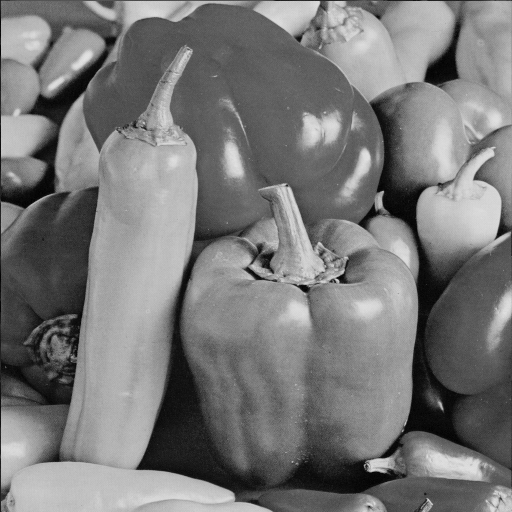
%> input picture img/peppers_gray.png, 512 x 512 px
$ octave rotate_corollary2.m   (GNU Octave 9; MATLAB toolbox functions it lacks are replaced by stand-ins)
%> lines starting %> are read from the running program, lines starting %| are printed output that depends on the picture
### utils/gaussianFilter.m
function gaussian_filter = gaussianFilter(kernel_size, sigma)
    if mod(kernel_size, 2) == 0
        kernel_halfwidth = kernel_size / 2;
    else
        kernel_halfwidth = (kernel_size - 1) / 2;
    end

    [Y,X] = meshgrid(-kernel_halfwidth:kernel_halfwidth, -kernel_halfwidth:kernel_halfwidth);
    filter = exp(-(X.^2 + Y.^2)/(2 * sigma^2));
    gaussian_filter = filter / sum(sum(filter));
end

### image_rotation/rotate_corollary2.m
clc;
clear;
close all;

noise_mean = 0;
noise_variance = 0.04;
sigma = 0.4;
mu = 0.4;
gamma = 0.5;
kappa = 0.3;
angle_degrees = 20;

img = imread("peppers_gray.png");
%> img is the input picture: size 512x512 uint8; min 0, max 228, mean 120.2
img = im2double(img);
%> img: size 512x512 double
% add noise to the image
noisy_img = imnoise(img, 'gaussian', noise_mean, noise_variance);
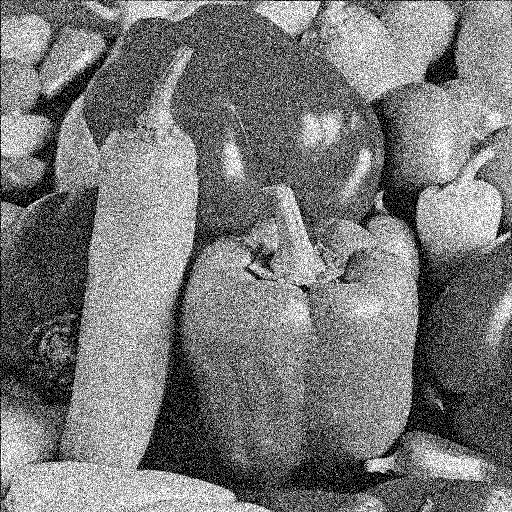
%> noisy_img: size 512x512 double; min 0, max 1, mean 0.475

h = size(noisy_img, 1);
%> h = 512
w = size(noisy_img, 2);
%> w = 512

% Calculate padding required
max_disp = ceil(sqrt(size(noisy_img,1)^2 + size(noisy_img,2)^2) - max(size(noisy_img)));
%> max_disp = 213
img_padded = padarray(noisy_img, [max_disp max_disp]);
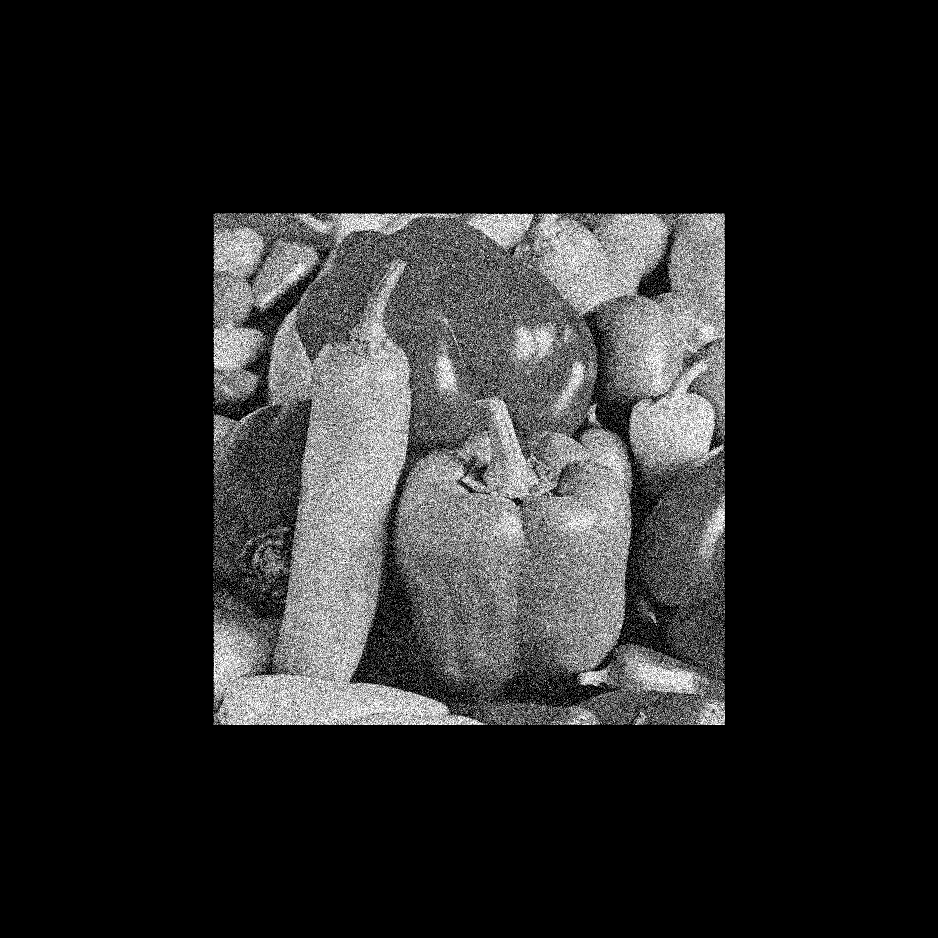
%> img_padded: size 938x938 double; min 0, max 1, mean 0.141

% Update maps for the padded image
[mapx, mapy] = getXYMaps(img_padded, angle_degrees);
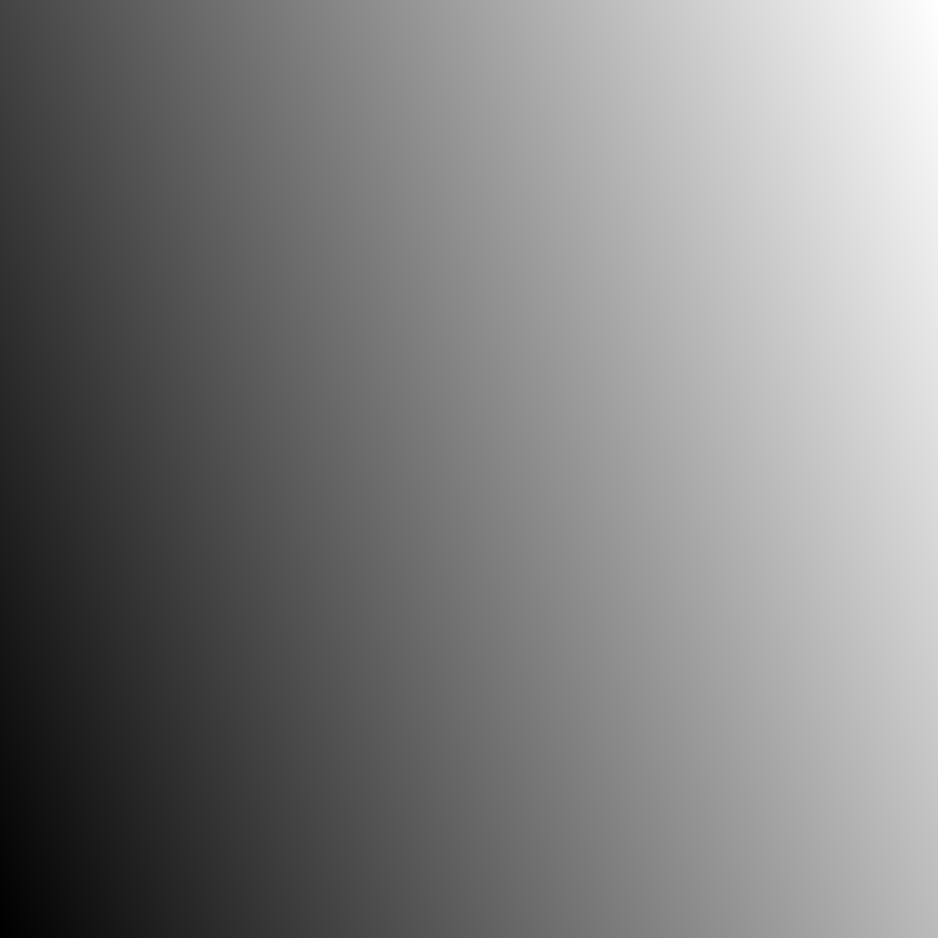
%> mapx: size 938x938 double; min -131.2, max 1069.8, mean 469.3; drawn with min black and max white
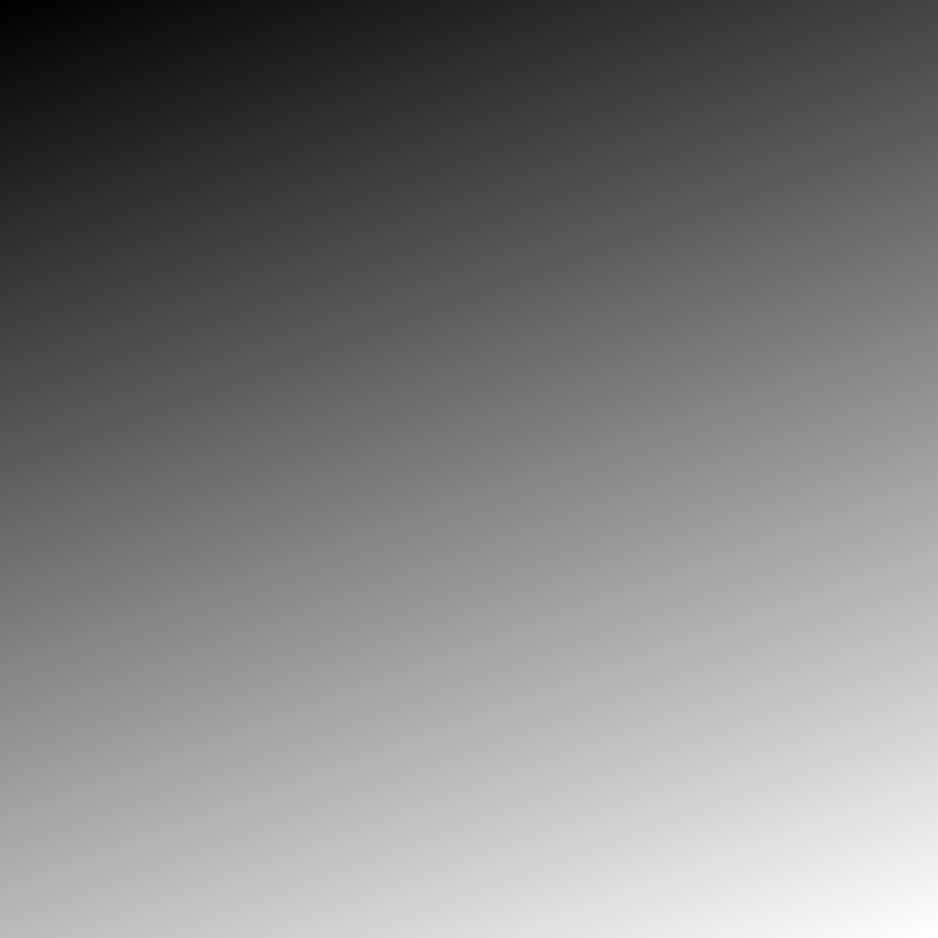
%> mapy: size 938x938 double; min -130.8, max 1070.1, mean 469.6; drawn with min black and max white

mapx = mapx(max_disp + 1 : max_disp + h, max_disp + 1 : max_disp + w);
%> mapx: size 512x512 double
mapy = mapy(max_disp + 1 : max_disp + h, max_disp + 1 : max_disp + w);
%> mapy: size 512x512 double

p_h = 10;
p_w = 10;

seq_out = zeros(h, w);
graph_output = zeros(h, w);

% generate gaussian kernel for psi
kernel_halfwidth = 1;
kernel_size = 2 * kernel_halfwidth + 1;
g = gaussianFilter(kernel_size, sigma);
%> the run ends on the next line

for row = 1:h/p_h
    % find the vertical coordinates of the patch
    psv = (row - 1) * p_h + 1;
    pev = row * p_h;
    for col = 1:w/p_w
        % find the end coordinates of the patch
        psh = (col - 1) * p_w + 1;
        peh = col * p_w;

        p_mapx = mapx(psv: pev, psh: peh);
        p_mapy = mapy(psv: pev, psh: peh);

        x_min = floor(min(p_mapx(:)));
        y_min = floor(min(p_mapy(:)));

        x_max = ceil(max(p_mapx(:)));
        y_max = ceil(max(p_mapy(:)));

        img_patch = img_padded(y_min:y_max, x_min:x_max);
        ip_h = size(img_patch, 1);
        ip_w = size(img_patch, 2);

        % construct theta
        theta = zeros(p_h*p_w, ip_h*ip_w);

        for i=1:p_h
            for j=1:p_w
                theta_r = (i-1)*p_w + j;

                x = p_mapx(j,i) + 1 - x_min;
                y = p_mapy(j,i) + 1 - y_min;

                l = floor(x);
                t = floor(y);

                a = x - l;
                b = y - t;

                theta_lt_loc = (t-1) * ip_w + l;
                theta_rt_loc = theta_lt_loc + 1;

                theta_lb_loc = t*ip_w + l;
                theta_rb_loc = theta_lb_loc + 1;

                theta(theta_r, theta_lt_loc) = (1-b)*(1-a);
                theta(theta_r, theta_rt_loc) = (1-b)*a;
                theta(theta_r, theta_lb_loc) = b*(1-a);
                theta(theta_r, theta_rb_loc) = b*a;
            end
        end
        y = reshape(img_patch.',[],1);

        M = size(theta, 2);
        N = M;

        psi_bar = preparePsi(g, p_h, p_w, kernel_halfwidth);
% [78 lines not run here, left out]
function [x_rot, y_rot] = getXYMaps(originalImage, angle_degrees)
    [rows, cols, ~] = size(originalImage);
    alpha = -deg2rad(angle_degrees); % Negative because the y-axis is reversed in image coordinates

    R = [cos(alpha), -sin(alpha); sin(alpha), cos(alpha)]; % Rotation matrix

    % Create a grid for the original image
    [X, Y] = meshgrid(1:cols, 1:rows);

    % Apply the inverse rotation to the grid
    coords = R \ [X(:) - cols/2, Y(:) - rows/2]';
    x_rot = reshape(coords(1, :) + cols/2, rows, cols);
    y_rot = reshape(coords(2, :) + rows/2, rows, cols);
end
